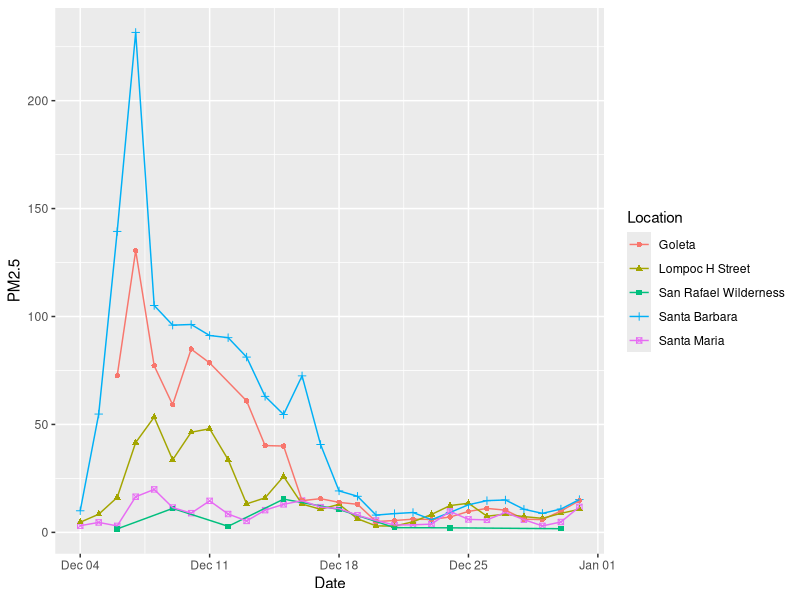

The R script that drew this image:
## ---- chunk 1
#| message: false

library(tidyverse) #read in tidyverse package

sbpm <- read_csv("sbpm_copy.csv") #read in Canvas data
## ---- chunk 2
ggplot(data = sbpm, #data comes from the sbpm dataframe
       aes(x = date, #make the x-axis the date
           y = pm2_5, #make the y-axis the PM2.5 data
           color = local_site_name, #color each line by the location of the sensor
           shape = local_site_name)) + #each line/location should have a different shape to be redundant
    geom_point() + #adds points
    geom_line() + #adds the line
    labs(x = "Date", #renames x-axis
         y = "PM2.5", #renames y-axis
         color = "Location", #relabelling the legend
         shape = "Location") #labelling the legend
